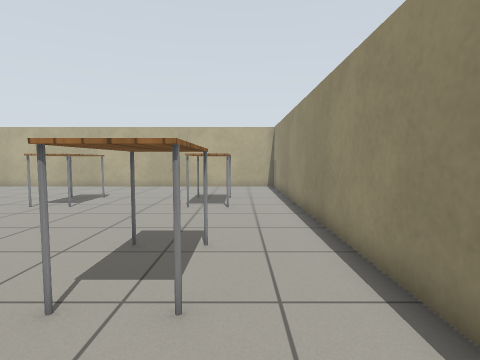
[1] (above)

17 first-person views from a walk through a world built for the Gazebo simulator. The camera is 0.9 m above the floor, tilts 4° down and sees 80° across. The floor is counted in squares, 0.5 m on a side. Each view is taken from the middle of a square. On the plan, view 1 faces up. The plan holds only what a view shows up to about 16 squares ahead; the rest is blank. Gazebo's built-in surfaces are drawn with simple patterns.

[2]
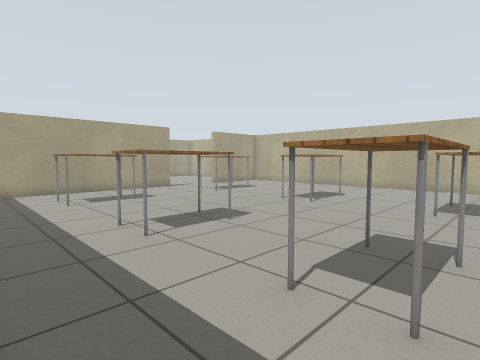

[3]
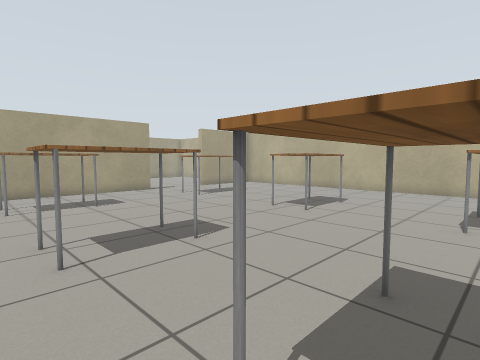

[4]
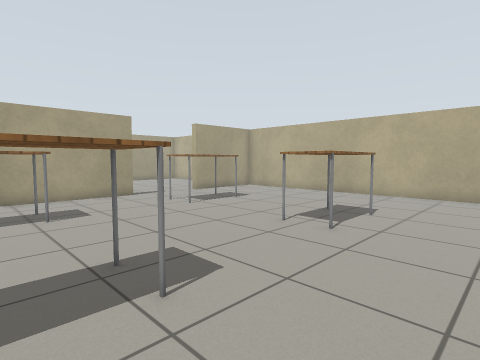

[5]
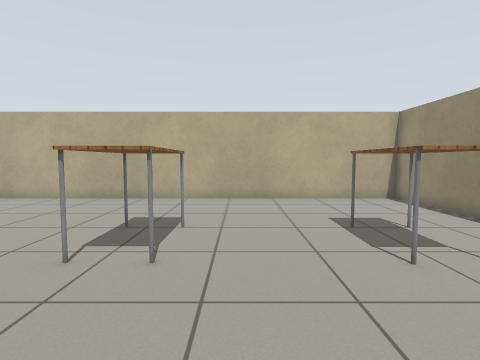

[6]
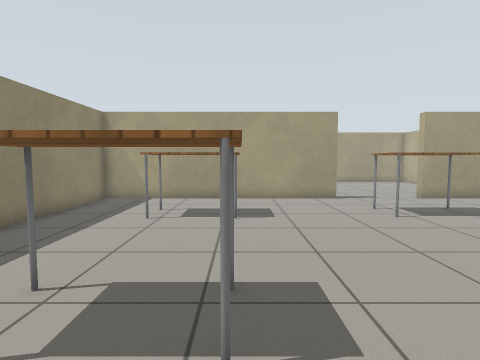

[7]
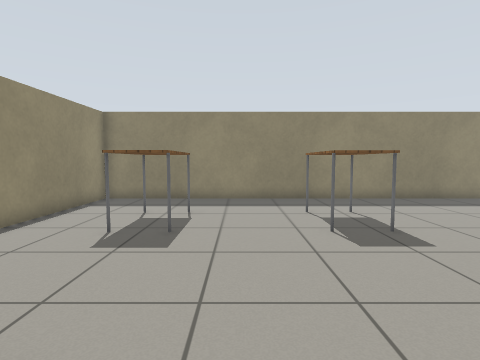

[8]
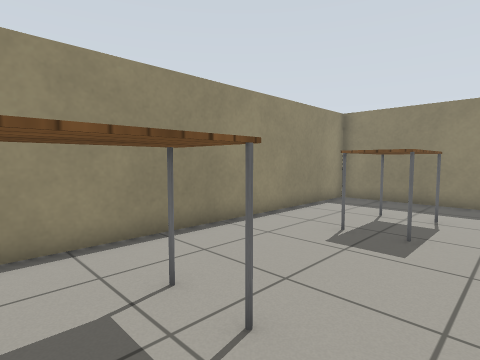

[9]
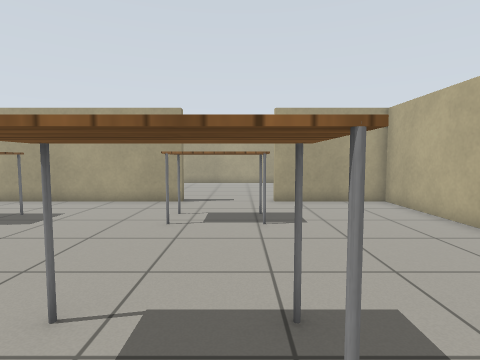

[10]
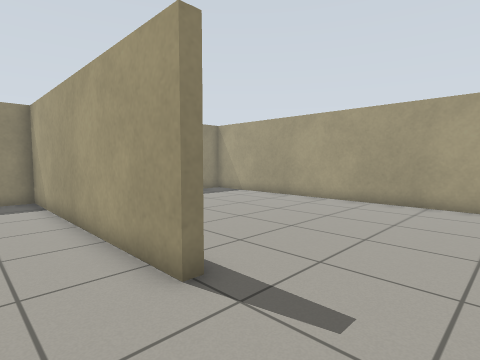

[11]
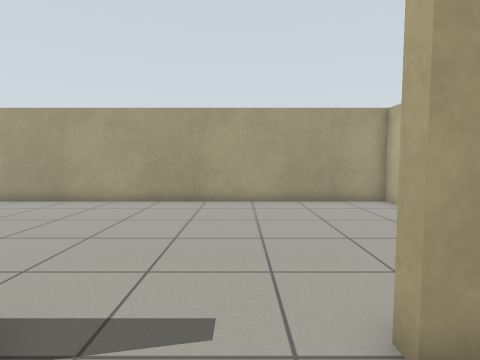

[12]
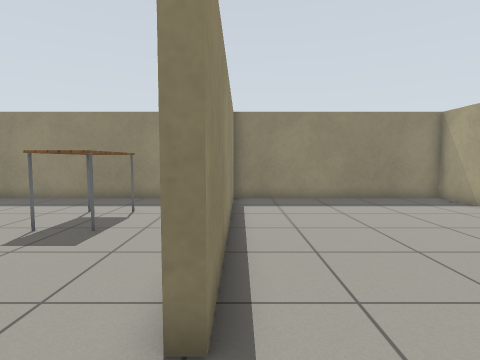

[13]
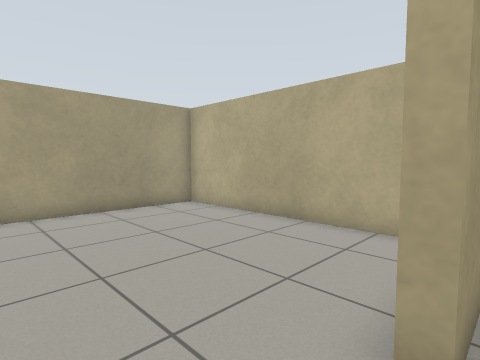

[14]
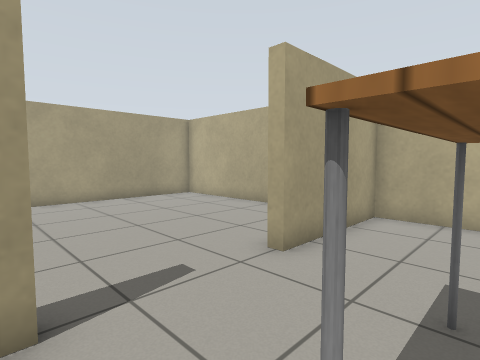

[15]
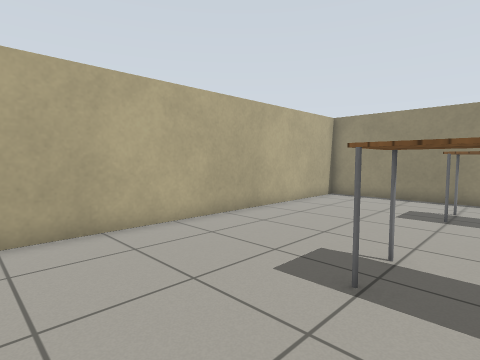

[16]
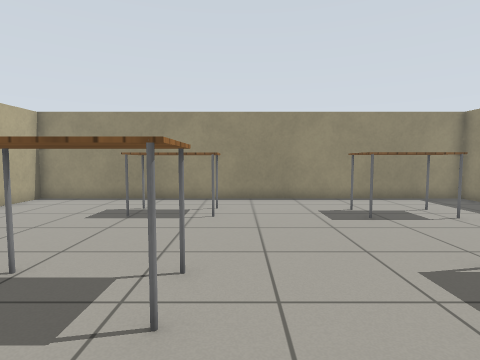

[17]
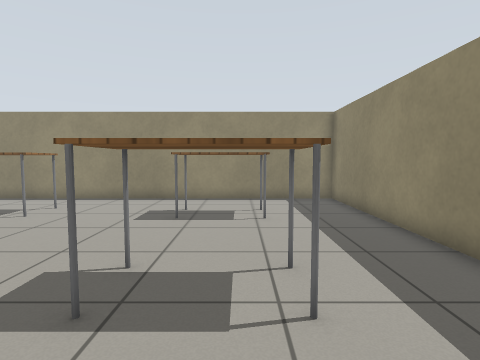

### Floor plan
Ten units are one square. View 1 is at (0, 0); x grows to the right and y downward. Boxes are objects, and circles mark ways between rooms. Rooms are numbered by the first view taken in them; rooms with no view inside come last. Other rooms are left out.
<svg viewBox="-278 -198 306 206">
<path fill="none" stroke="#000" d="M-177 -105 -173 -105 -173 3 23 3 23 -193 -173 -193 -173 -145M-173 -145 -178 -145M-190 -193 -273 -193 -273 3 -176 3M-177 -2 -177 -105"/>
<rect x="-145" y="-65" width="20" height="40" fill="#bbb"><title>table</title></rect>
<rect x="-145" y="-145" width="20" height="40" fill="#bbb"><title>table</title></rect>
<rect x="-85" y="-65" width="20" height="40" fill="#bbb"><title>table</title></rect>
<rect x="-85" y="-145" width="20" height="40" fill="#bbb"><title>table</title></rect>
<rect x="-25" y="-65" width="20" height="40" fill="#bbb"><title>table</title></rect>
<rect x="-25" y="-135" width="20" height="30" fill="#bbb"><title>table</title></rect>
<circle cx="-180" cy="-125" r="3" fill="#2a7"/>
<text x="-80" y="-100">1</text>
<text x="-230" y="-100">2</text>
</svg>
Room 1 opens to room 2.

Where each view was taken, in squares from view 1:
view 1: 0 up, 0 right, facing up
view 2: 0 up, 0 right, facing up-left
view 3: 2 up, 1 left, facing up-left
view 4: 4 up, 3 left, facing up-left
view 5: 6 up, 5 left, facing up
view 6: 6 up, 4 left, facing left
view 7: 13 up, 4 left, facing down
view 8: 13 up, 4 left, facing down-right
view 9: 13 up, 5 left, facing left
view 10: 14 up, 15 left, facing down-left
view 11: 13 up, 15 left, facing left
view 12: 13 up, 18 left, facing down
view 13: 12 up, 17 left, facing up-left
view 14: 10 up, 14 left, facing up-left
view 15: 12 up, 12 left, facing up-right
view 16: 10 up, 11 left, facing right
view 17: 4 up, 11 left, facing right
